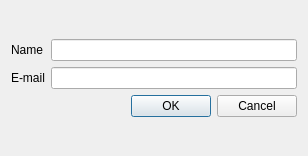
<?xml version="1.0" encoding="UTF-8"?>
<ui version="4.0">
 <class>NewPersonDialog</class>
 <widget class="QDialog" name="NewPersonDialog">
  <property name="geometry">
   <rect>
    <x>0</x>
    <y>0</y>
    <width>308</width>
    <height>156</height>
   </rect>
  </property>
  <property name="windowTitle">
   <string>New Person</string>
  </property>
  <layout class="QVBoxLayout">
   <item>
    <layout class="QVBoxLayout">
     <item>
      <layout class="QGridLayout">
       <item row="0" column="0">
        <widget class="QLabel" name="label_2">
         <property name="text">
          <string>Name</string>
         </property>
        </widget>
       </item>
       <item row="1" column="0">
        <widget class="QLabel" name="label_4">
         <property name="text">
          <string>E-mail</string>
         </property>
        </widget>
       </item>
       <item row="0" column="1">
        <widget class="QLineEdit" name="lineEdit"/>
       </item>
       <item row="1" column="1">
        <widget class="QLineEdit" name="lineEdit_2"/>
       </item>
      </layout>
     </item>
     <item>
      <widget class="QDialogButtonBox" name="buttonBox">
       <property name="orientation">
        <enum>Qt::Horizontal</enum>
       </property>
       <property name="standardButtons">
        <set>QDialogButtonBox::Cancel|QDialogButtonBox::Ok</set>
       </property>
      </widget>
     </item>
    </layout>
   </item>
  </layout>
 </widget>
 <resources/>
 <connections>
  <connection>
   <sender>buttonBox</sender>
   <signal>accepted()</signal>
   <receiver>NewPersonDialog</receiver>
   <slot>accept()</slot>
   <hints>
    <hint type="sourcelabel">
     <x>153</x>
     <y>138</y>
    </hint>
    <hint type="destinationlabel">
     <x>153</x>
     <y>77</y>
    </hint>
   </hints>
  </connection>
  <connection>
   <sender>buttonBox</sender>
   <signal>rejected()</signal>
   <receiver>NewPersonDialog</receiver>
   <slot>reject()</slot>
   <hints>
    <hint type="sourcelabel">
     <x>153</x>
     <y>138</y>
    </hint>
    <hint type="destinationlabel">
     <x>153</x>
     <y>77</y>
    </hint>
   </hints>
  </connection>
 </connections>
</ui>
